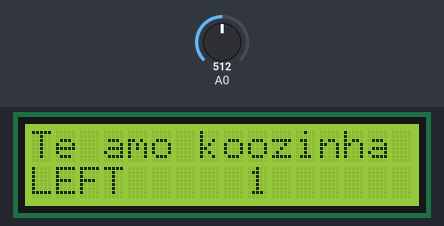
Recording of a sketch running on a simulated Arduino Uno, built with avr-gcc and run on an emulated ATmega328P. Parts: 16×2 character LCD. The inputs (shaded band) are chosen by the test bench; at power-on: A0 = 512.

Above: at 1.2 s.
1.3 s: A0 set to 542
3.5 s: A0 set to 562
At 4.8 s:
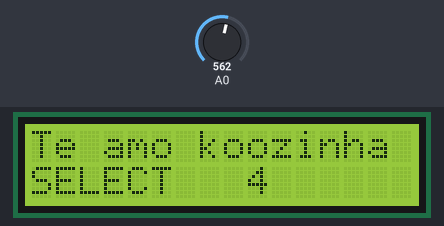
6.5 s: A0 set to 370
At 7.8 s:
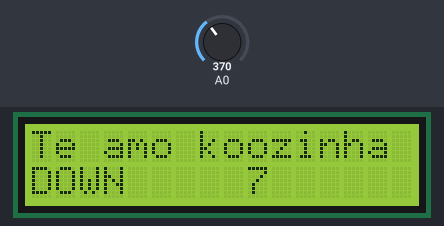
9.5 s: A0 set to 210
11.5 s: A0 set to 178
At 12.8 s:
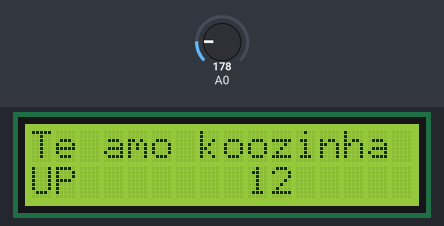
14.5 s: A0 set to 53
16.5 s: A0 set to 46
At 17.8 s:
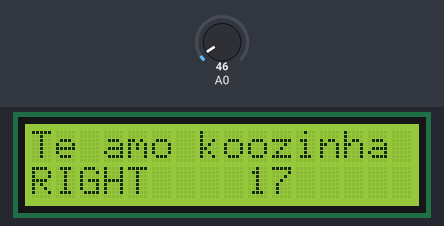
Timing chart, 0 to 19.5 s (numbered marks = the images above; inputs shaded):
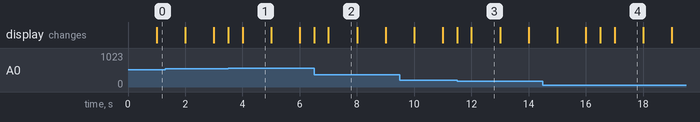

Measured:
- the behaviour switches between 554 and 555 on A0 (found by bisection; images 0 and 1)
- the behaviour switches between 195 and 194 on A0 (found by bisection; images 2 and 3)
- the behaviour switches between 50 and 49 on A0 (found by bisection; images 3 and 4)
- after the input at 3.5 s, the display: first changes at once (image 1 shows a later state)
- after the input at 6.5 s, the display: first changes at once (image 2 shows a later state)
- after the input at 11.5 s, the display: first changes at once (image 3 shows a later state)
- after the input at 16.5 s, the display: first changes at once (image 4 shows a later state)

The sketch:

ART_PoC_KeyPad.ino
```cpp
#include <LiquidCrystal.h>

LiquidCrystal lcd(8, 9, 4, 5, 6, 7);

#define btnRIGHT  0
#define btnUP     1
#define btnDOWN   2
#define btnLEFT   3
#define btnSELECT 4
#define btnNONE   5

int lcd_key     = 0;
int adc_key_in  = 0;

// read the buttons
int read_LCD_buttons()
{
 adc_key_in = analogRead(0);      // read the value from the sensor
 // my buttons when read are centered at these valies: 0, 144, 329, 504, 741
 // we add approx 50 to those values and check to see if we are close
 if (adc_key_in > 1000) return btnNONE; // We make this the 1st option for speed reasons since it will be the most likely result
 if (adc_key_in < 50)   return btnRIGHT;
 if (adc_key_in < 195)  return btnUP;
 if (adc_key_in < 380)  return btnDOWN;
 if (adc_key_in < 555)  return btnLEFT;
 if (adc_key_in < 790)  return btnSELECT;
 return btnNONE;  // when all others fail, return this...
}

void setup()
{
  lcd.begin(16, 2);
  lcd.clear();
  lcd.setCursor(0, 0);
  lcd.print("Te amo koozinha");
}

void loop()
{
   lcd.setCursor(9,1);            // move cursor to second line "1" and 9 spaces over
 lcd.print(millis()/1000);      // display seconds elapsed since power-up


 lcd.setCursor(0,1);            // move to the begining of the second line
 lcd_key = read_LCD_buttons();  // read the buttons

 switch (lcd_key)               // depending on which button was pushed, we perform an action
 {
   case btnRIGHT:
     {
     lcd.print("RIGHT ");
     break;
     }
   case btnLEFT:
     {
     lcd.print("LEFT   ");
     break;
     }
   case btnUP:
     {
     lcd.print("UP    ");
     break;
     }
   case btnDOWN:
     {
     lcd.print("DOWN  ");
     break;
     }
   case btnSELECT:
     {
     lcd.print("SELECT");
     break;
     }
     case btnNONE:
     {
     lcd.print("NONE  ");
     break;
     }
 }
}
```
